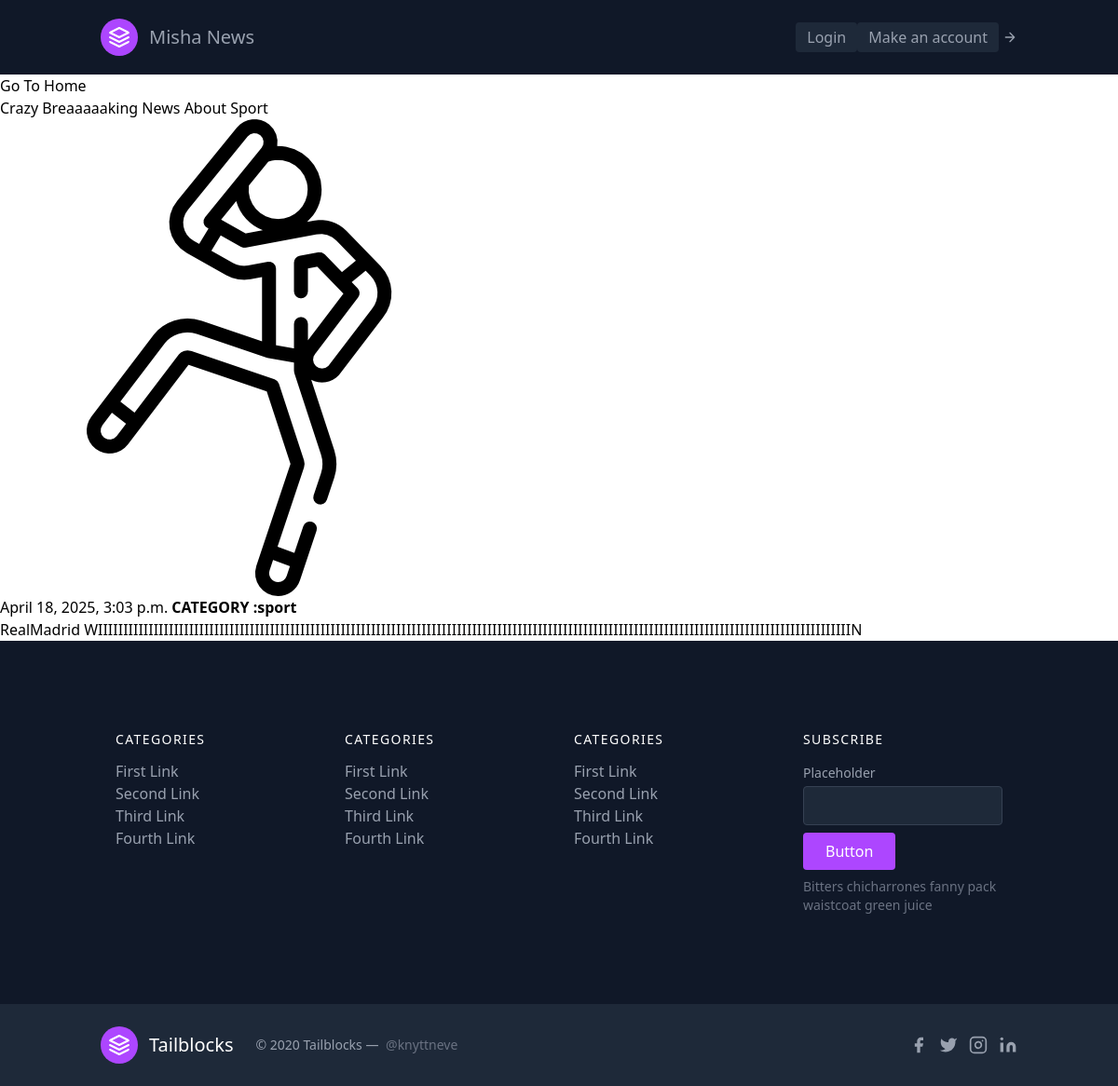
/detail/1, run on the app's committed database.
### Misha/models.py (models this page shows, shortened)
class News(models.Model):
    title = models.CharField(max_length=200)
    pub_date = models.DateTimeField(auto_now=True)
    text = models.TextField()
    image = models.ImageField(upload_to='news/images')
    category = models.ForeignKey(Category, on_delete=models.CASCADE)
    class Meta:
        verbose_name_plural='NEWS'
        verbose_name='NEW'

class Category(models.Model):
    name = models.CharField(max_length=200)
    class Meta:
        verbose_name='category'
    def __str__(self) -> str:
        return self.name

### Misha/views.py (the view)
# urls.py: path('detail/<int:id>',detail,name='dev'),
def detail(request,id):
    novost = get_object_or_404(News,id=id)
    context = {
        'novost':novost
    }
    return render(request,'detail.html',context)

### templates/detail.html
{%        extends 'base.html'                  %}
{%           block content                     %}
    <a href="{%  url 'home'  %}"> <input type="button" value="Go To Home">  </a>
    <h1>{{novost.title}}</h1>
    <img src="{{novost.image.url}}" alt="">
    <p>{{novost.pub_date}} <strong> CATEGORY :{{novost.category}}</strong></p>
    <p>{{novost.text}}</p>
{%   endblock                                  %}

### data on the page
News: title "Crazy Breaaaaaking News About Sport", image (picture), pub_date "April 18, 2025, 3:03 p.m.", category "sport", text "RealMadrid WIIIIIIIIIIIIIIIIIIIIIIIIIIIIIIIIIIIIIIIIIIIIIIIIIIIIIIIIIIIIIIIIIIIIIIIIIIIIIIIIIIIIIIIIIIIIIIIIIIIIIIIIIIIIIIIIIIIIIIIIIIIIIIIIIIIIIIIIIIIIIIIIIIIIIN"
